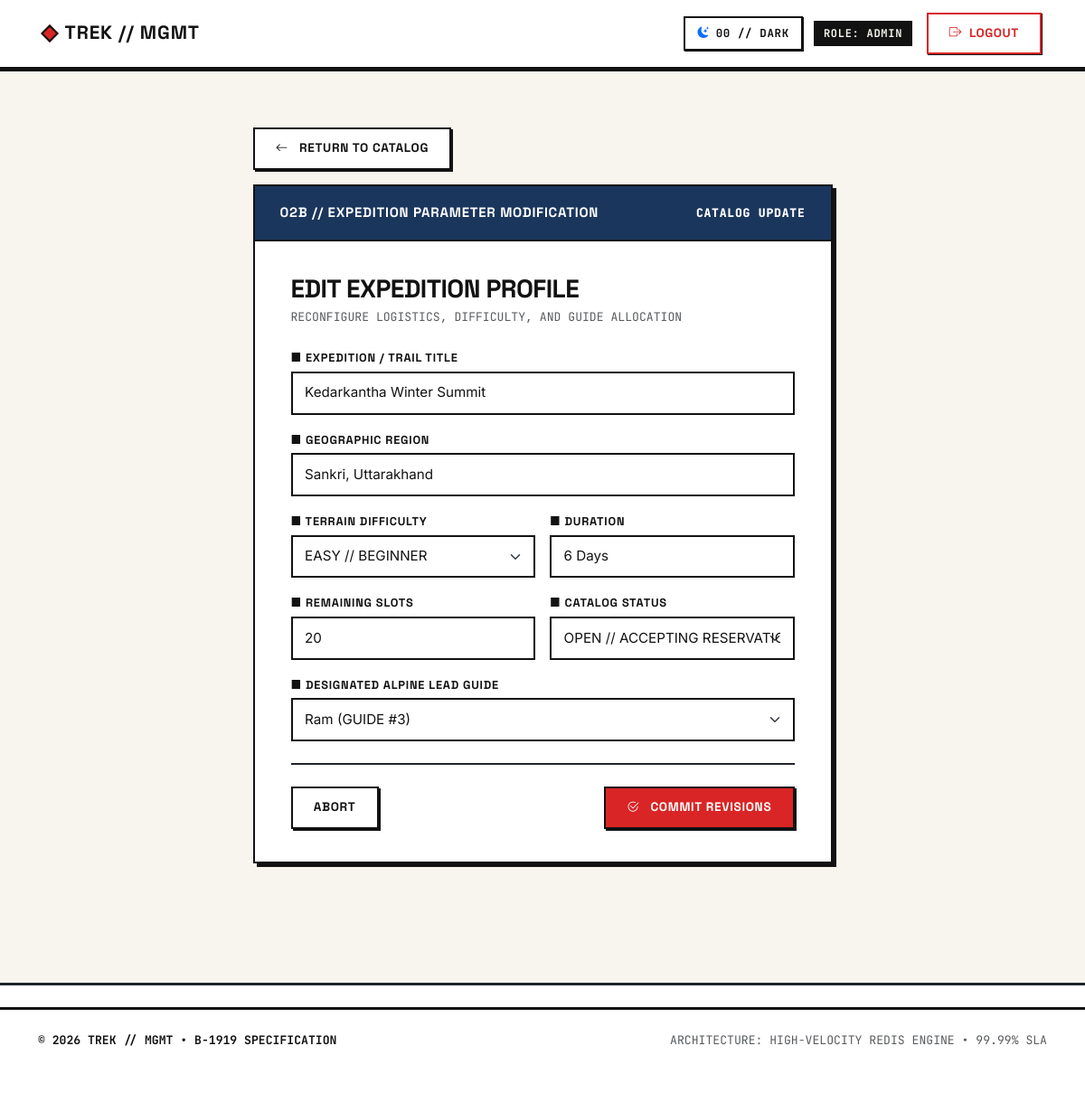
Before: /edit-trek/3 (signed in) with the older database file.
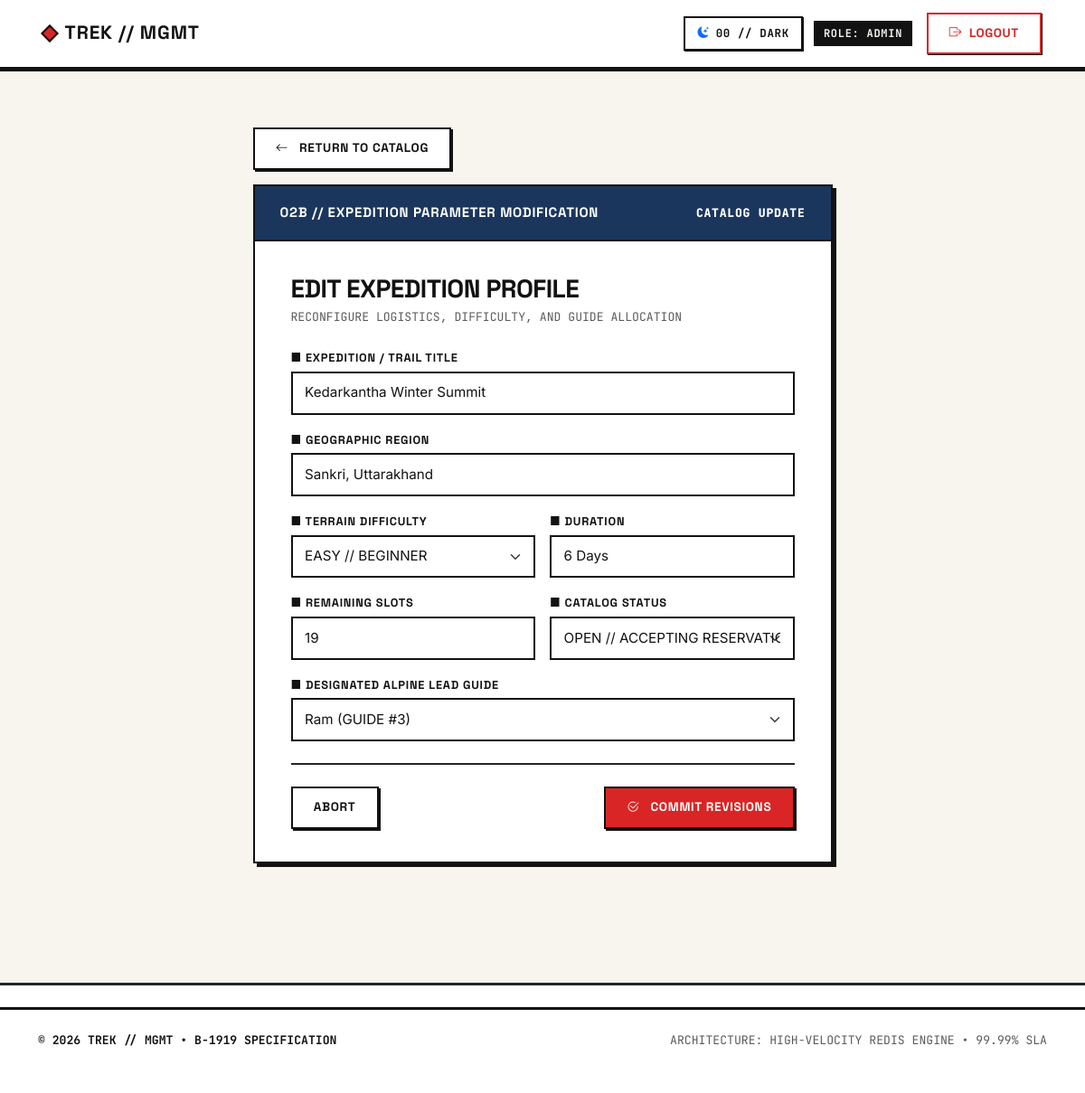
After: the same page with the newer database file.
### models.py (models this page shows)
class trek(db.Model):
    id = db.Column(
        db.Integer,
        primary_key=True
    )
    name = db.Column(
        db.String(200),
        nullable=False
    )
    location = db.Column(
        db.String(200),
        nullable=True
    )
    difficulty = db.Column(
        db.String(200),
        nullable=False,
    )
    duration = db.Column(
        db.String(200),
    )
    available_slots = db.Column(
        db.Integer
    )
    assigned_staff_id = db.Column(
        db.Integer,
        db.ForeignKey('user.id'),
        nullable=True
    )
    assigned_staff = db.relationship(
        'User',
        foreign_keys=[assigned_staff_id],
        backref='assigned_treks'
    )
    status = db.Column(
        db.String(200)
    )
    bookings = db.relationship(
        'Booking',
        backref='trek'
    )

class User(db.Model):
    id = db.Column(
        db.Integer,
        primary_key=True
    )
    name = db.Column(
        db.String(200),
        nullable=False
    )
    username = db.Column(
        db.String(200),
        nullable=False,
        unique=True
    )
    email = db.Column(
        db.String(200),
        nullable=False,
        unique=True
    )
    password = db.Column(
        db.String(300),
        nullable=False
    )
    role = db.relationship(
        "Role",
        secondary = user_roles,
        back_populates='user')
    profile = db.relationship(
        "staff_profile",
        uselist=False,
        backref='user'
    )
    booking = db.relationship(
        "Booking",
        secondary = user_booking,
        backref = 'user'
    )

### app.py (the view, shortened to what this page needs)
@app.route('/edit-trek/<int:trek_id>', methods=['GET', 'POST'])
@admin_required
def edit_trek(trek_id):
    curr_trek = trek.query.get_or_404(trek_id)
    staff = User.query.filter(User.role.any(Role.rolename == 'staff')).all()
    return render_template('edit_trek.html', trek=curr_trek, staff=staff)

### app.py (called while the page is built)
@app.after_request
def set_enterprise_security_headers(response):
    response.headers['X-Frame-Options'] = 'DENY'
    response.headers['X-Content-Type-Options'] = 'nosniff'
    response.headers['Referrer-Policy'] = 'strict-origin-when-cross-origin'
    response.headers['Permissions-Policy'] = 'camera=(), microphone=(), geolocation=()'
    response.headers['Strict-Transport-Security'] = 'max-age=31536000; includeSubDomains; preload'
    response.headers['Content-Security-Policy'] = (
        "default-src 'self'; "
        "font-src 'self' https://fonts.gstatic.com https://cdn.jsdelivr.net data:; "
        "style-src 'self' 'unsafe-inline' https://fonts.googleapis.com https://cdn.jsdelivr.net; "
        "script-src 'self' 'unsafe-inline' https://cdn.jsdelivr.net; "
        "img-src 'self' data: https:; "
        "frame-ancestors 'none';"
    )
    return response

def admin_required(f):
    @wraps(f)
    def decorated_function(*args, **kwargs):
        if 'user_id' not in session or session.get('user_role') != 'admin':
            return redirect('/login')
        return f(*args, **kwargs)
    return decorated_function

### templates/edit_trek.html (shortened to what the changed rows need)
{% extends 'base.html' %}
{% block content %}
<div class="row justify-content-center mt-4 mb-5">
    <div class="col-md-8 col-lg-7">
        <div class="card bh-card border-3 border-dark" style="box-shadow: 6px 6px 0px #121212;">
            <div class="card-body p-4 p-md-5">
                <form action="/edit-trek/{{ trek.id }}" method="POST">
                    <div class="mb-3">
                        <label for="name" class="form-label bh-label">■ EXPEDITION / TRAIL TITLE</label>
                        <input type="text" class="form-control bh-form-control font-mono" id="name" name="name" value="{{ trek.name }}" required>
                    </div>
                    <div class="mb-3">
                        <label for="location" class="form-label bh-label">■ GEOGRAPHIC REGION</label>
                        <input type="text" class="form-control bh-form-control font-mono" id="location" name="location"
                            value="{{ trek.location if trek.location else '' }}"
                            placeholder="e.g. Manali, Himachal Pradesh">
                    </div>
                    <div class="row g-3 mb-3">
                        <div class="col-md-6">
                            <label for="difficulty" class="form-label bh-label">■ TERRAIN DIFFICULTY</label>
                            <select class="form-select bh-form-control font-mono" id="difficulty" name="difficulty" required>
                                <option value="Easy" {% if trek.difficulty == 'Easy' %}selected{% endif %}>EASY // BEGINNER</option>
                            </select>
                        </div>
                        <div class="col-md-6">
                            <label for="duration" class="form-label bh-label">■ DURATION</label>
                            <input type="text" class="form-control bh-form-control font-mono" id="duration" name="duration" value="{{ trek.duration }}" required>
                        </div>
                    </div>
                    <div class="row g-3 mb-3">
                        <div class="col-md-6">
                            <label for="available_slots" class="form-label bh-label">■ REMAINING SLOTS</label>
                            <input type="number" class="form-control bh-form-control font-mono" id="available_slots" name="available_slots" min="0" value="{{ trek.available_slots }}" required>
                        </div>
                        <div class="col-md-6">
                            <label for="status" class="form-label bh-label">■ CATALOG STATUS</label>
                            <select class="form-select bh-form-control font-mono" id="status" name="status" required>
                                <option value="Open" {% if trek.status == 'Open' or trek.status == 'Active' %}selected{% endif %}>OPEN // ACCEPTING RESERVATIONS</option>
                            </select>
                        </div>
                    </div>
                    <div class="mb-4">
                        <label for="assigned_staff_id" class="form-label bh-label">■ DESIGNATED ALPINE LEAD GUIDE</label>
                        <select name="assigned_staff_id" id="assigned_staff_id" class="form-select bh-form-control font-mono">
                            {% for s in staff %}
                            <option value="{{ s.id }}" {% if trek.assigned_staff_id == s.id %}selected{% endif %}>{{ s.name }} (GUIDE #{{ s.id }})</option>
                            {% endfor %}
                        </select>
                    </div>
                </form>
            </div>
        </div>
    </div>
</div>
{% endblock %}

Changed rows visible on the page:
changed trek "Kedarkantha Winter Summit": available_slots "20" → "19"
